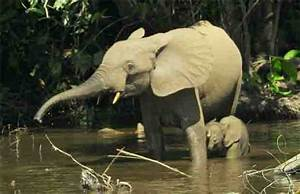
#> input picture src/elephant-vs-horse/Elephant/OIP-0Qb8zn_6EeD_bLOeYrxiEAHaEx.jpeg, 300 x 194 px, found by its file name; its folder holds only this picture in this run
$ python LoadData.py
#> lines starting #> are read from the running program, lines starting #| are printed output that depends on the picture
import numpy as np
import matplotlib.pyplot as plt
import os
import cv2

DATADIR = "./elephant-vs-horse"
GATEGORIES = ['elephant', 'horse']

training_data = []
IMG_SIZE = 50

def create_training_data():
    for category in GATEGORIES:
        print(category)
        path = os.path.join(DATADIR, category)
        class_num = GATEGORIES.index(category)
        for img in os.listdir(path):
            try:
                img_array = cv2.imread(os.path.join(path, img), cv2.IMREAD_GRAYSCALE)
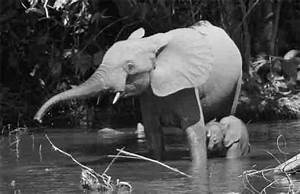
#> img_array: shape (194, 300); min 0, max 255, mean 77.1
                new_array = cv2.resize(img_array, (IMG_SIZE, IMG_SIZE))
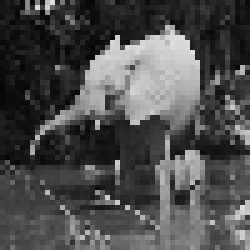
#> new_array: shape (50, 50) (shown 5 times larger); min 5, max 222, mean 76.7
                training_data.append([new_array, class_num])
            except Exception as e:
                pass
#> pass 2 of the loop in create_training_data, `for category in GATEGORIES:`:
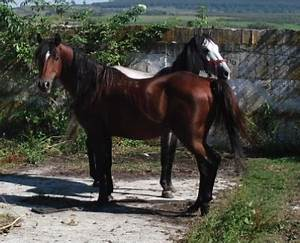
#> input picture src/elephant-vs-horse/Horse/OIP--KoA4H6aGYmZenBhKRUXKAAAAA.jpeg, 300 x 243 px, found by its file name
#> in create_training_data, `img_array = cv2.imread(os.path.join(path, img), cv2.IMREAD_GRAYSCALE)`:
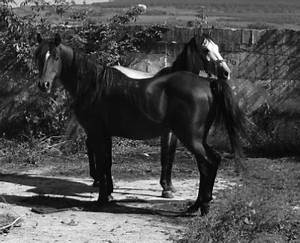
#> img_array: shape (243, 300); min 0, max 255, mean 75.9
#> in create_training_data, `new_array = cv2.resize(img_array, (IMG_SIZE, IMG_SIZE))`:
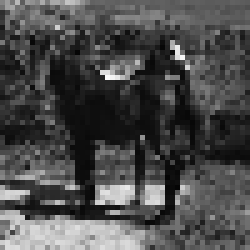
#> new_array: shape (50, 50) (shown 5 times larger); min 4, max 250, mean 75.4

create_training_data()

print(len(training_data))
#| 2

import random

random.shuffle(training_data)

X = []
Y = []

for features, label in training_data:
    X.append(features)
    Y.append(label)
#> this loop made 2 passes
#> label on passes 1 to 2: 0, 1
#> after the loop, X = 2 items; Y = [0, 1]

X = np.array(X).reshape(-1, IMG_SIZE, IMG_SIZE, 1)

import pickle

pickle_out = open("XElephantVSHorse.pickle", "wb")
pickle.dump(X, pickle_out)
pickle_out.close()

pickle_out = open("YElephantVSHorse.pickle", "wb")
pickle.dump(Y, pickle_out)
pickle_out.close()
